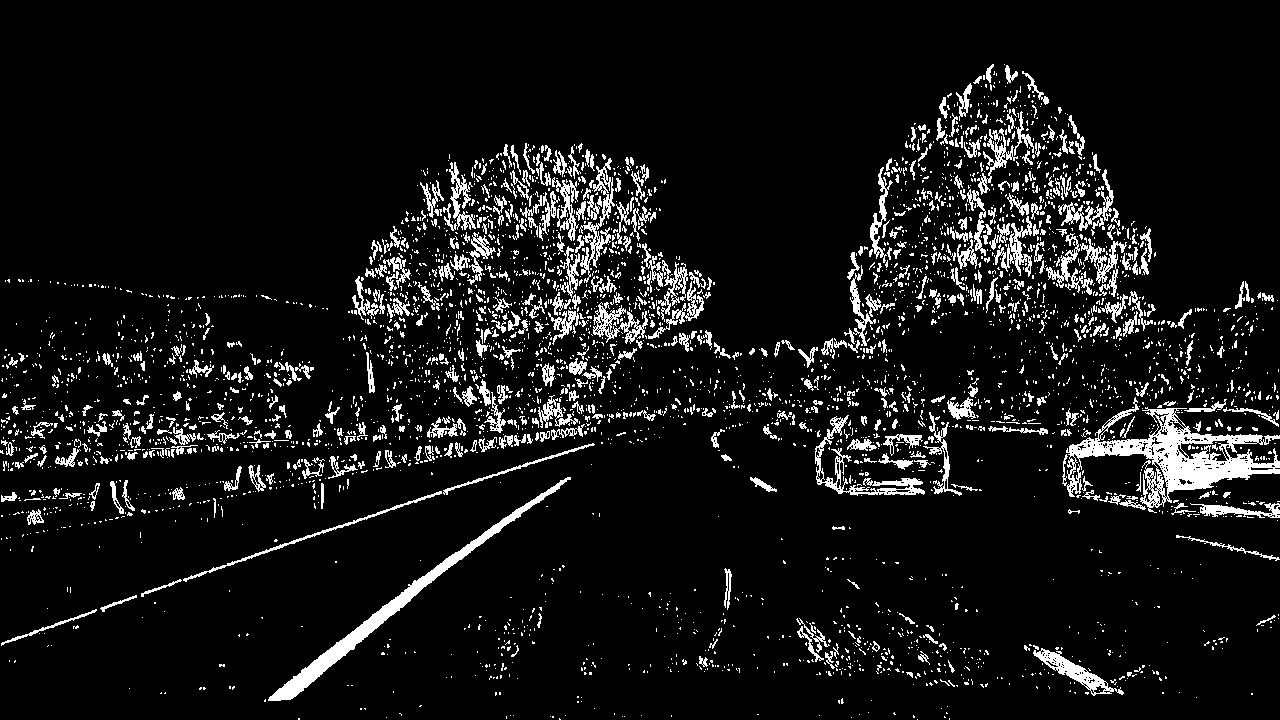
#> input picture output_images/combined_binary_test1.jpg, 1280 x 720 px
$ python perspective_transform2.py
#> lines starting #> are read from the running program, lines starting #| are printed output that depends on the picture
import numpy as np
import cv2
import matplotlib.pyplot as plt

def unwarp(img, src, dst):
    h,w = img.shape[:2]
    # use cv2.getPerspectiveTransform() to get M, the transform matrix, and Minv, the inverse
    M = cv2.getPerspectiveTransform(src, dst)
    Minv = cv2.getPerspectiveTransform(dst, src)
    # use cv2.warpPerspective() to warp your image to a top-down view
    warped = cv2.warpPerspective(img, M, (w,h), flags=cv2.INTER_LINEAR)
    return warped, M, Minv

# load undistorted image
#exampleImg_undistort  = cv2.imread('./test_images/test1_undist.jpg')
#exampleImg_undistort = cv2.cvtColor(exampleImg_undistort, cv2.COLOR_BGR2RGB)

# load undistorted binary image
exampleImg_undistort  = cv2.imread('./output_images/combined_binary_test1.jpg')
#> exampleImg_undistort is the input picture: shape (720, 1280, 3); min 0, max 255, mean 21

#h,w = exampleImg_undistort.shape[:2]

img_size = exampleImg_undistort.shape[:2]
#> img_size = (720, 1280)
w = img_size[0]
#> w = 720
h = img_size[1]
#> h = 1280

# define source and destination points for transform
src = np.float32(
    [[(img_size[0] / 2) - 55, img_size[1] / 2 + 100],
    [((img_size[0] / 6) - 10), img_size[1]],
    [(img_size[0] * 5 / 6) + 60, img_size[1]],
    [(img_size[0] / 2 + 55), img_size[1] / 2 + 100]])
dst = np.float32(
    [[(img_size[0] / 4), 0],
    [(img_size[0] / 4), img_size[1]],
    [(img_size[0] * 3 / 4), img_size[1]],
    [(img_size[0] * 3 / 4), 0]])

exampleImg_unwarp, M, Minv = unwarp(exampleImg_undistort, src, dst)
#> in unwarp, `warped = cv2.warpPerspective(img, M, (w,h), flags=cv2.INTER_LINEAR)`: warped: shape (720, 1280, 3); every value is 0
#> M = [[-0.73, -0.561, 597.9], [-4.82e-15, -2.64, 1957], [-3.29e-18, -0.00165, 1]]; Minv = [[0.306, -0.221, 250], [0, -0.378, 740], [8.19e-20, -0.000625, 1]]

# Visualize unwarp
f, (ax1, ax2) = plt.subplots(1, 2, figsize=(20,10))
f.subplots_adjust(hspace = .2, wspace=.05)
ax1.imshow(exampleImg_undistort)
x = [src[0][0],src[2][0],src[3][0],src[1][0],src[0][0]]
#> x = [305, 660, 415, 110, 305]
y = [src[0][1],src[2][1],src[3][1],src[1][1],src[0][1]]
#> y = [740, 1280, 740, 1280, 740]
ax1.plot(x, y, color='#33cc99', alpha=0.4, linewidth=3, solid_capstyle='round', zorder=2)
ax1.set_ylim([h,0])
ax1.set_xlim([0,w])
#ax1.set_title('Undistorted Image', fontsize=30)
ax1.set_title('Undistorted Binary Image', fontsize=30)
ax2.imshow(exampleImg_unwarp)
ax2.set_title('Unwarped Image', fontsize=30)
plt.show()
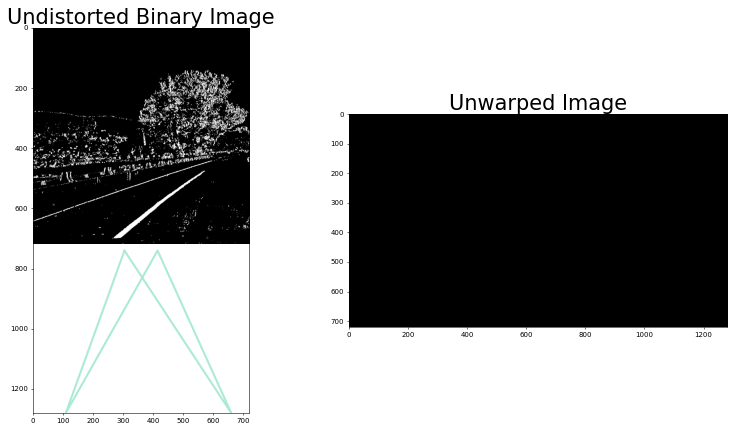
#> figure drawn by matplotlib, 2 panels
print('...')
